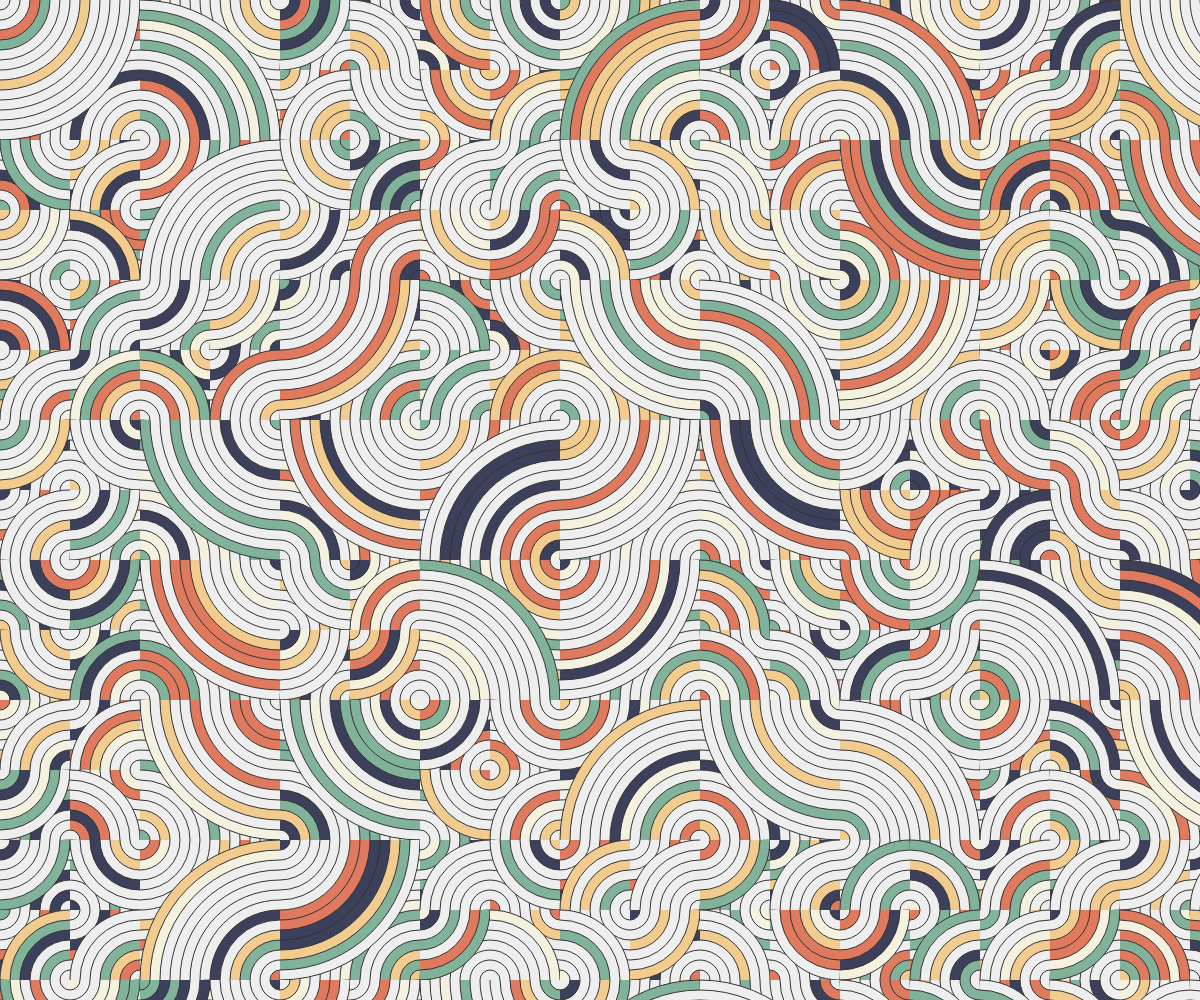
Frame 1 (no input)
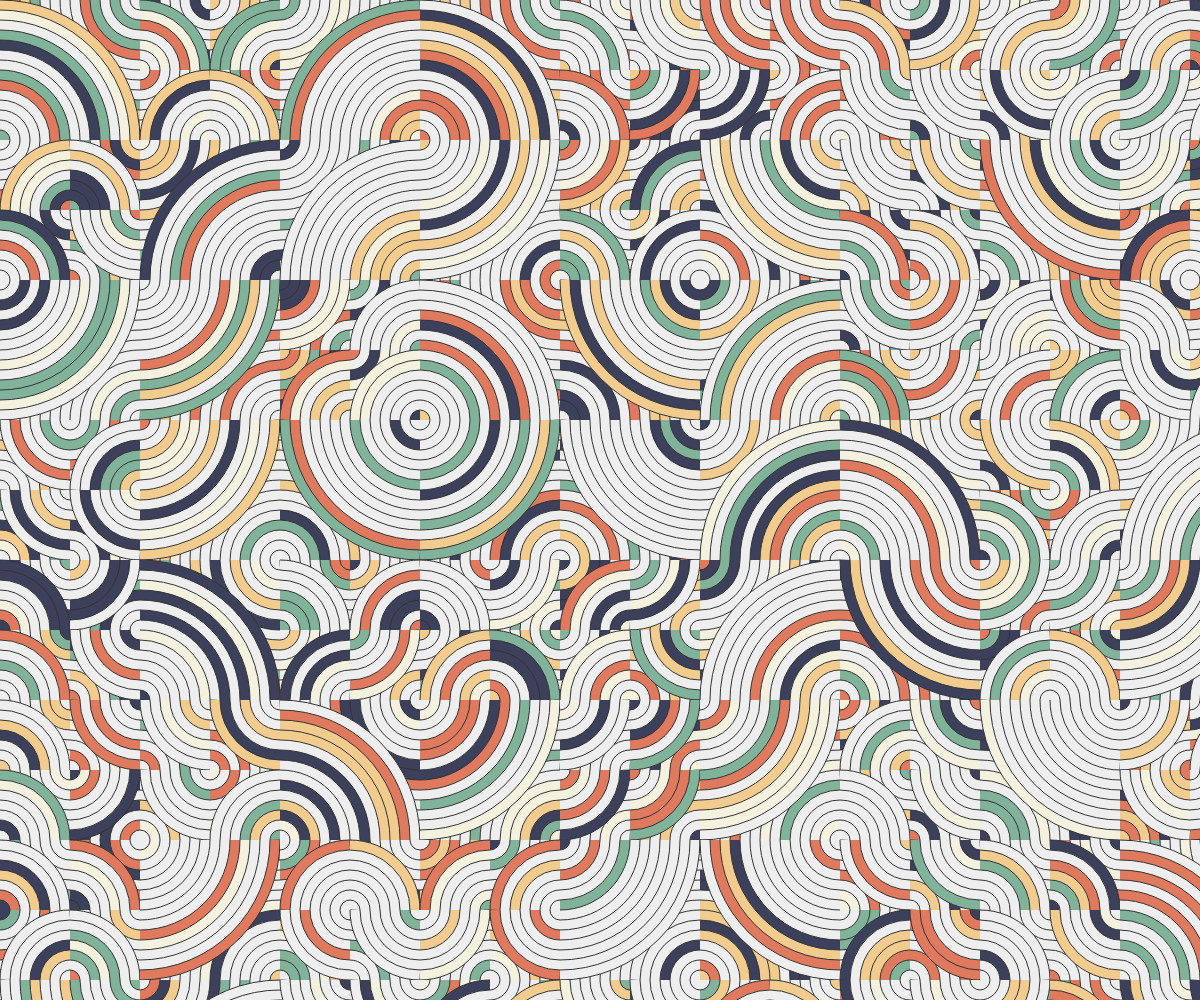
Frame 2 (the mouse pressed at the canvas centre, redrawn once)

The p5.js sketch that drew these frames (run headless with seeded random() and noise() and a simulated clock; the mouse was pressed at the canvas centre and the sketch redrawn once):

// p5.js sketch
// ── sketch.js
"use strict"

const COLORS = ["#F4F1DE", "#E07A5F", "#3D405B", "#81B29A", "#F2CC8F"];
const WHITE  = "#EEEEEE";
const BLACK  = "#333333";

function setup(){
	createCanvas(windowWidth, windowHeight);
	angleMode(DEGREES); rectMode(CENTER);
	textAlign(CENTER, BOTTOM); textSize(10);
	noLoop();
}

function draw(){
	background(BLACK);
	noFill(); noStroke();

	stroke(WHITE); strokeWeight(1);
	strokeCap(SQUARE);

	const cX = floor(width / 2);
	const cY = floor(height / 2);
	const len = 140;
	const rows = floor(height / len) + 1;
	const cols = floor(width / len) + 1;
	for(let r=0; r<rows; r++){
		for(let c=0; c<cols; c++){
			const x = c * len + len/2;
			const y = r * len + len/2;
			const rot = floor(random(4)) * 90;
			drawUnit(x, y, len, rot);
		}
	}
}

function drawUnit(x, y, len, rot=0){

	if(random() < 0.5){
		drawArc(x, y, len, rot);
		drawArc(x, y, len, rot+180);
	}else{
		const nLen = len / 2;
		for(let r=0; r<2; r++){
			for(let c=0; c<2; c++){
				const nX = -nLen/2 + x + c * nLen;
				const nY = -nLen/2 + y + r * nLen;
				const rot = floor(random(4)) * 90;
				drawArc(nX, nY, nLen, rot);
				drawArc(nX, nY, nLen, rot+180);
			}
		}
	}
}

function drawArc(x, y, len, rot){

	const rings = floor(len / 10);
	const sX = -len/2;
	const sY = -len/2;

	push();
	translate(x, y);
	rotate(rot);
	//circle(sX, sY, 5);
	//fill(getColor(COLORS)); noStroke();
	//square(0, 0, len)
	for(let i=0; i<rings; i++){
		const dia = (len*2/rings) * (rings-i);
		if(random() < 0.4){
			fill(getColor(COLORS)); stroke(BLACK);
		}else{
			fill(WHITE); stroke(BLACK);
		}
		arc(sX, sY, dia, dia, 0, 90);
	}
	pop();
}

function getColor(colors){
	return colors[floor(random()*colors.length)];
}

function getColorList(colors){
	const list = Array.from(colors);
	for(let i=list.length-1; 0<=i; i--){
		const rdm = floor(random(i));
		const tmp = list[rdm];
		list[rdm] = list[i];
		list[i] = tmp;
	}
	return list;
}
